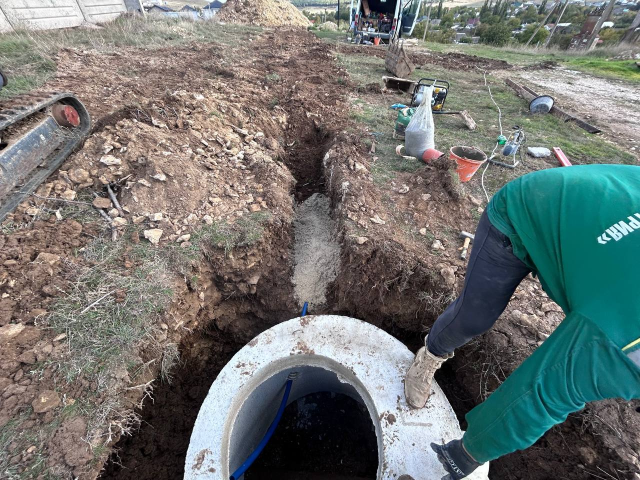
#> input picture html/images/works/from-andrey/16393B64-C4CE-4750-AE05-0072A3FA82A0.JPG, 1280 x 960 px (shown at 1/2 size); its folder holds 4 pictures in this run
$ python optimize_images.py
#> lines starting #> are read from the running program, lines starting #| are printed output that depends on the picture
#!/usr/bin/env python3
"""
Optimizaciya foto rabot Andrey dlya veba.
- Konvertiruet HEIC -> JPEG
- Umen'shaet do max 1200px po dlinnoy storone
- Szimayet quality=80, progressive, optimize
"""

import os
import sys
from PIL import Image
from pillow_heif import register_heif_opener

register_heif_opener()
#> (this line was passed over: pillow_heif is not available in this run)

SOURCE_DIR = "from-andrey"
OUTPUT_DIR = "web"
MAX_SIZE = 1200
JPEG_QUALITY = 80

os.makedirs(OUTPUT_DIR, exist_ok=True)

files = sorted(os.listdir(SOURCE_DIR))
images = [f for f in files if f.lower().endswith((".jpg", ".jpeg", ".png", ".heic", ".webp"))]

print("Naydeno izobrazheniy: {}".format(len(images)))

ok_count = 0
err_count = 0

for fname in images:
    src_path = os.path.join(SOURCE_DIR, fname)
    name, _ = os.path.splitext(fname)
    out_name = "{}.jpg".format(name)
    out_path = os.path.join(OUTPUT_DIR, out_name)

    try:
        with Image.open(src_path) as img:
#> img is the input picture: PIL image 1280x960 RGB; mean R, G, B 112.5, 116.8, 113.8
            if img.mode in ("RGBA", "P"):
                img = img.convert("RGB")
            elif img.mode != "RGB":
                img = img.convert("RGB")

            img.thumbnail((MAX_SIZE, MAX_SIZE), Image.LANCZOS)
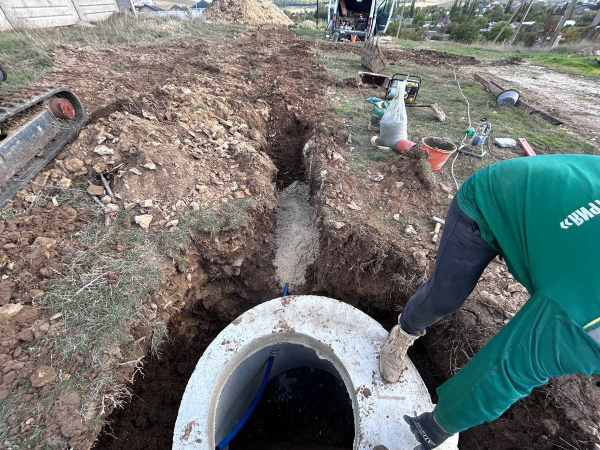
#> img: PIL image 1200x900 RGB (shown at 1/2 size); mean R, G, B 112.5, 116.8, 113.8

            img.save(
                out_path,
                format="JPEG",
                quality=JPEG_QUALITY,
                optimize=True,
                progressive=True
            )

        orig_size = os.path.getsize(src_path)
        new_size = os.path.getsize(out_path)
        reduction = (1 - new_size / orig_size) * 100
        print("[OK] {:40s} -> {:40s} {:7.1f} KB -> {:7.1f} KB ({:.0f}% men'she)".format(
            fname, out_name, orig_size/1024, new_size/1024, reduction))
        ok_count += 1

    except Exception as e:
        print("[ERR] {}: {}".format(fname, e))
        err_count += 1

print("\nGOTovo! Optimizirovanno: {}, Oshibok: {}. Papka: '{}'".format(ok_count, err_count, OUTPUT_DIR))
